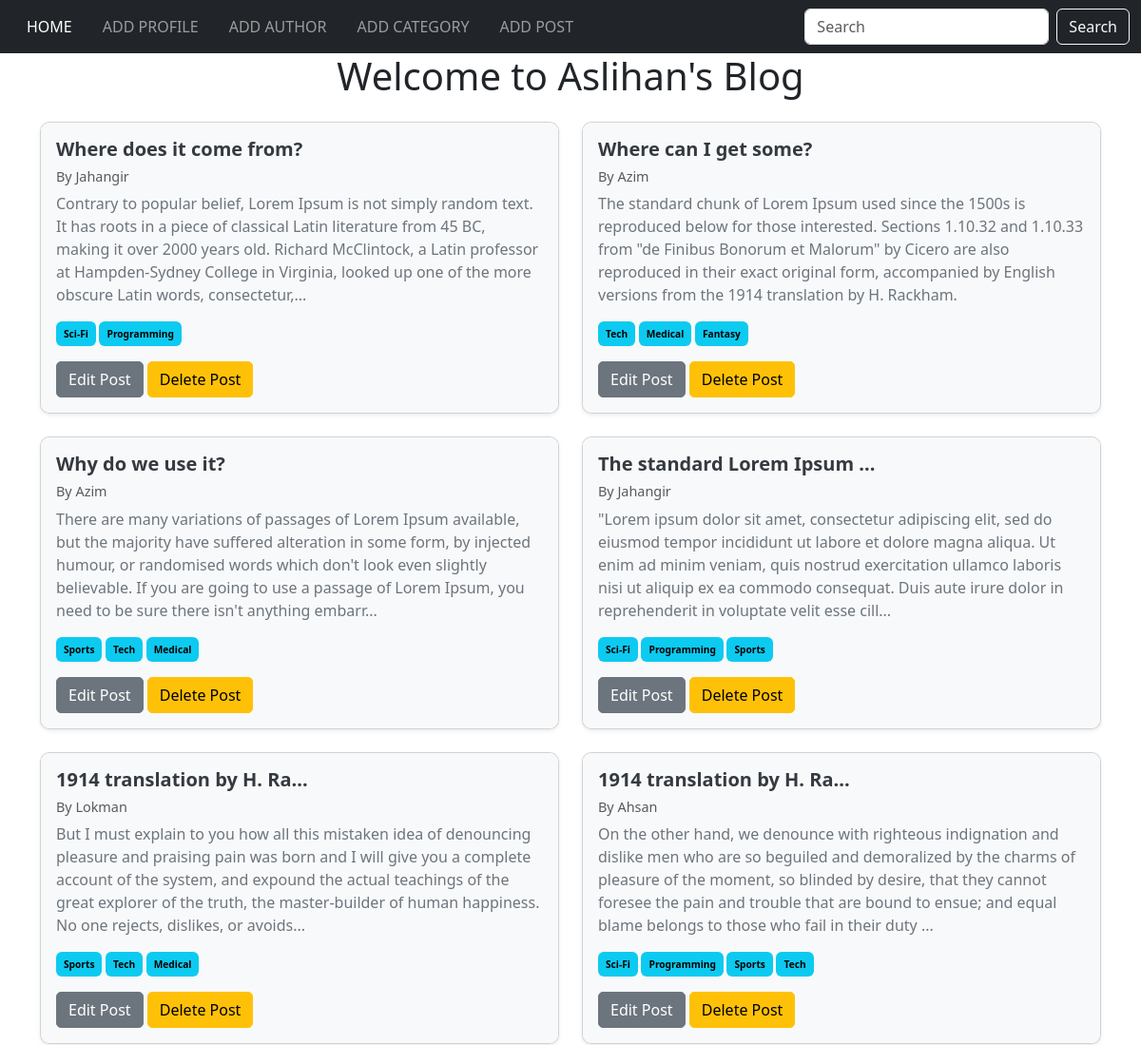
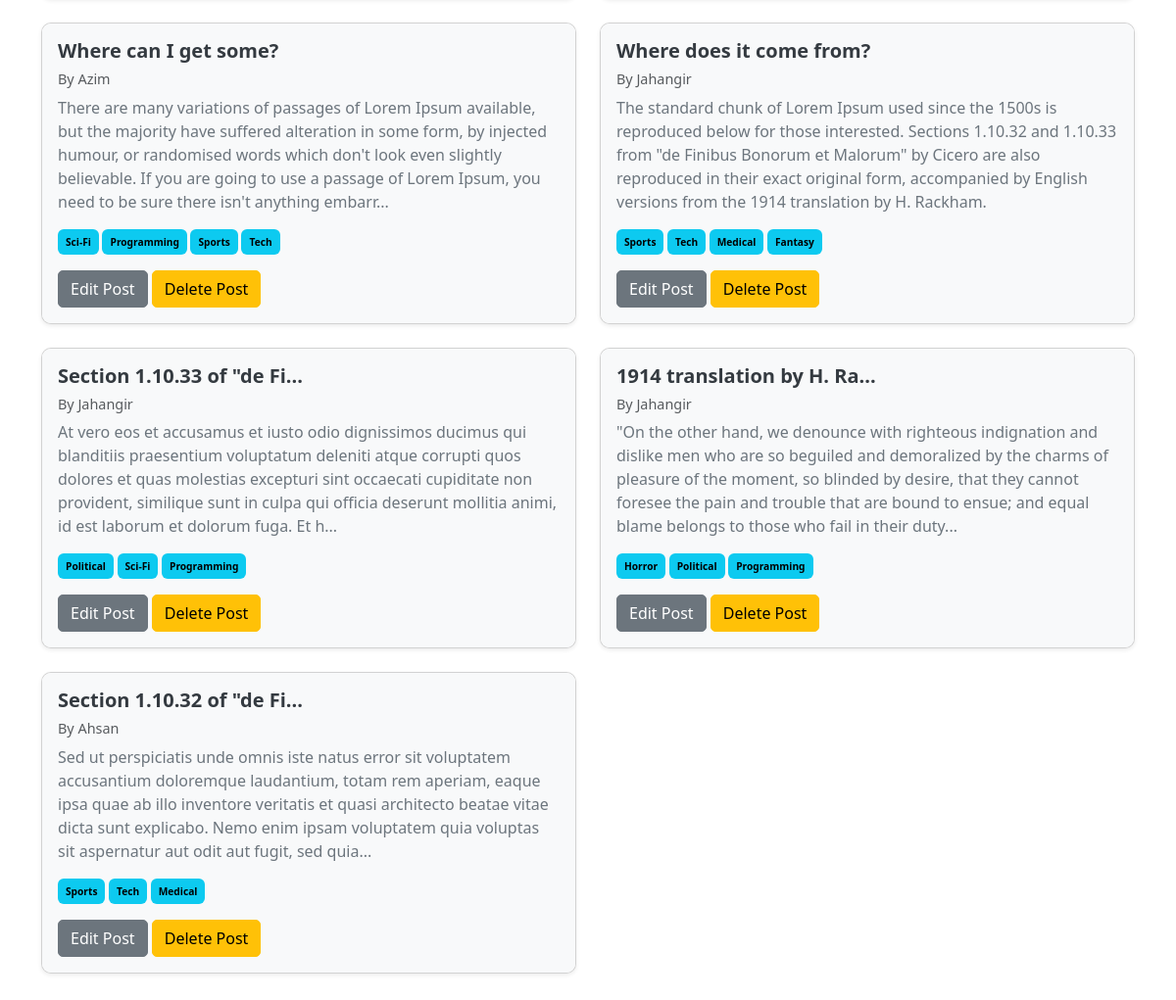
The page / on the database its author committed (2 pictures, top to bottom).
### posts/models.py (models this page shows, shortened)
class Post(models.Model):
    title = models.CharField(max_length=50)
    content = models.TextField()
    category = models.ManyToManyField(Category)
    author = models.ForeignKey(Author, on_delete=models.CASCADE)

### authors/models.py (models this page shows, shortened)
class Author(models.Model):
    name = models.CharField(max_length=20)
    bio = models.TextField()
    phone_number = models.CharField(max_length=15)

### categories/models.py (models this page shows, shortened)
class Category(models.Model):
    name = models.CharField(max_length=20)

### django_simple_blog_project/views.py (the view)
# urls.py: 2. Add a URL to urlpatterns:  path('', views.home, name='home')
def home(request):
    data = Post.objects.all()
    return render(request, 'index.html', {'data': data})

### templates/index.html
 {% extends "base.html" %}
 {% block content %}
 <div class="container my-4">
   <div class="row">
     {% for post in data %}
     <div class="col-md-6 mb-4">
       <div class="card shadow-sm h-100" style="border-radius: 10px; overflow: hidden;">
         <div class="card-body" style="background-color: #f8f9fa;">
           <h5 class="card-title" style="font-weight: bold; color: #343a40;">{{ post.title|slice:":25" }}{% if post.title|length > 25 %}...{% endif %}</h5>
           <h6 class="text-muted" style="font-size: 0.9em;">By {{ post.author.name }}</h6>
           <p class="card-text" style="color: #6c757d;">{{ post.content|slice:":300" }}{% if post.content|length > 300 %}...{% endif %}</p>
           <div style="font-size: 0.85em; margin-bottom: 1rem;">
             {% for cat in post.category.all %}
               <span class="badge text-bg-info p-2" style="background-color: #6c757d;">{{ cat.name }}</span>
             {% endfor %}
           </div>
           <a href="{% url 'edit_post' post.id%}" class="btn btn-secondary" style="border-radius: 5px;">Edit Post</a>
           <a href="{% url 'delete_post' post.id%}" class="btn btn-warning" style="border-radius: 5px;">Delete Post</a>
         </div>
       </div>
     </div>
     {% endfor %}
   </div>
 </div>
 {% endblock %}

### rows shown on the page
Post: title "Where does it come from?", author.name "Jahangir", content "Contrary to popular belief, Lorem Ipsum is not simply random text. It has roots in a piece of classical Latin literature from 45 BC, making it over 2000 years old. Richard McClintock, a Latin professor at Hampden-Sydney College in Virginia, looked up one of the more obscure Latin words, consectetur,"
Category: name "Sci-Fi"
Category: name "Programming"
Post: title "Where can I get some?", author.name "Azim", content "The standard chunk of Lorem Ipsum used since the 1500s is reproduced below for those interested. Sections 1.10.32 and 1.10.33 from \"de Finibus Bonorum et Malorum\" by Cicero are also reproduced in their exact original form, accompanied by English versions from the 1914 translation by H. Rackham."
Category: name "Tech"
Category: name "Medical"
Category: name "Fantasy"
Post: title "Why do we use it?", author.name "Azim", content "There are many variations of passages of Lorem Ipsum available, but the majority have suffered alteration in some form, by injected humour, or randomised words which don't look even slightly believable. If you are going to use a passage of Lorem Ipsum, you need to be sure there isn't anything embarr"
Category: name "Sports"
Post: title "The standard Lorem Ipsum", author.name "Jahangir", content "\"Lorem ipsum dolor sit amet, consectetur adipiscing elit, sed do eiusmod tempor incididunt ut labore et dolore magna aliqua. Ut enim ad minim veniam, quis nostrud exercitation ullamco laboris nisi ut aliquip ex ea commodo consequat. Duis aute irure dolor in reprehenderit in voluptate velit esse cill"
Post: title "1914 translation by H. Ra", author.name "Lokman", content "But I must explain to you how all this mistaken idea of denouncing pleasure and praising pain was born and I will give you a complete account of the system, and expound the actual teachings of the great explorer of the truth, the master-builder of human happiness. No one rejects, dislikes, or avoids"
Post: title "1914 translation by H. Ra", author.name "Ahsan", content "On the other hand, we denounce with righteous indignation and dislike men who are so beguiled and demoralized by the charms of pleasure of the moment, so blinded by desire, that they cannot foresee the pain and trouble that are bound to ensue; and equal blame belongs to those who fail in their duty"
Post: title "Where can I get some?", author.name "Azim", content "There are many variations of passages of Lorem Ipsum available, but the majority have suffered alteration in some form, by injected humour, or randomised words which don't look even slightly believable. If you are going to use a passage of Lorem Ipsum, you need to be sure there isn't anything embarr"
Post: title "Where does it come from?", author.name "Jahangir", content "The standard chunk of Lorem Ipsum used since the 1500s is reproduced below for those interested. Sections 1.10.32 and 1.10.33 from \"de Finibus Bonorum et Malorum\" by Cicero are also reproduced in their exact original form, accompanied by English versions from the 1914 translation by H. Rackham."
Post: title "Section 1.10.33 of \"de Fi", author.name "Jahangir", content "At vero eos et accusamus et iusto odio dignissimos ducimus qui blanditiis praesentium voluptatum deleniti atque corrupti quos dolores et quas molestias excepturi sint occaecati cupiditate non provident, similique sunt in culpa qui officia deserunt mollitia animi, id est laborum et dolorum fuga. Et h"
Category: name "Political"
Post: title "1914 translation by H. Ra", author.name "Jahangir", content "\"On the other hand, we denounce with righteous indignation and dislike men who are so beguiled and demoralized by the charms of pleasure of the moment, so blinded by desire, that they cannot foresee the pain and trouble that are bound to ensue; and equal blame belongs to those who fail in their duty"
Category: name "Horror"
Post: title "Section 1.10.32 of \"de Fi", author.name "Ahsan", content "Sed ut perspiciatis unde omnis iste natus error sit voluptatem accusantium doloremque laudantium, totam rem aperiam, eaque ipsa quae ab illo inventore veritatis et quasi architecto beatae vitae dicta sunt explicabo. Nemo enim ipsam voluptatem quia voluptas sit aspernatur aut odit aut fugit, sed quia"
